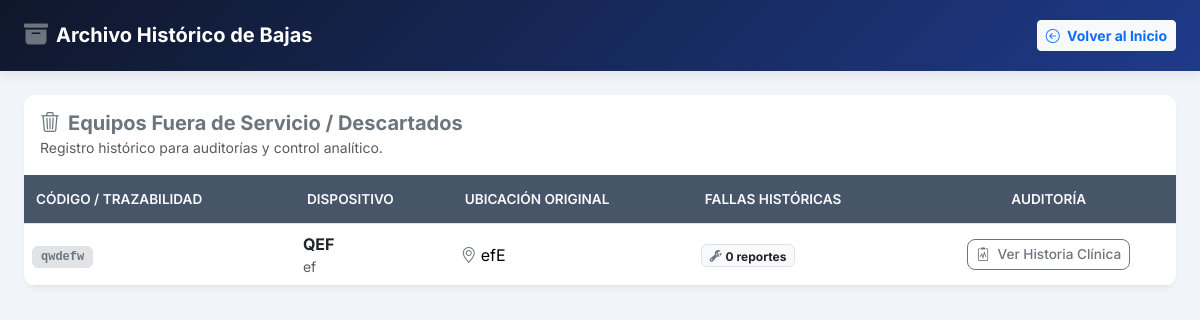
/descartados, run on an earlier commit of the app's database.
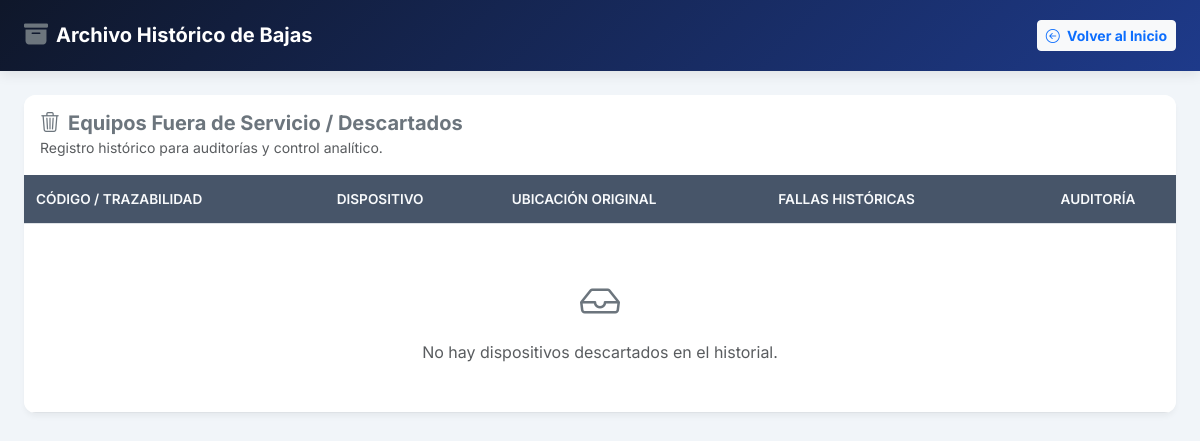
And on a later commit of the database.
### tables this page shows
CREATE TABLE equipos (
        id INTEGER PRIMARY KEY AUTOINCREMENT,
        codigo_trazabilidad TEXT UNIQUE NOT NULL,
        numero_serie TEXT NOT NULL,
        nombre TEXT NOT NULL,
        marca TEXT NOT NULL,
        ubicacion TEXT NOT NULL,
        puntaje_funcion REAL DEFAULT 5.0,
        puntaje_aplicacion REAL DEFAULT 5.0,
        puntaje_mantenimiento REAL DEFAULT 3.0,
        manual_url TEXT,
        estado TEXT DEFAULT 'Activo'
        
    );

### app.py (the view)
@app.route("/descartados")
def equipos_descartados():
    filas_baja = obtener_equipos_descartados()
    return render_template("descartados.html", equipos=filas_baja)

### db.py (called while the page is built)
def obtener_conexion():
    conexion = sqlite3.connect(RUTA_BD)
    conexion.row_factory = sqlite3.Row
    conexion.execute("PRAGMA foreign_keys = ON;")
    return conexion

def obtener_equipos_descartados():
    conexion = obtener_conexion()
    try:
        return conexion.execute("""
        SELECT e.*, COUNT(f.id) AS cantidad_fallas
        FROM equipos e
        LEFT JOIN historial_fallas f ON e.id = f.equipo_id
        WHERE e.estado = 'Descartado'
        GROUP BY e.id
        """).fetchall()
    finally:
        conexion.close()

### templates/descartados.html (shortened to what this page needs)
<!DOCTYPE html>
<html lang="es">
<head>
    <link href="https://cdn.jsdelivr.net/npm/bootstrap@5.3.3/dist/css/bootstrap.min.css" rel="stylesheet">
    <link rel="stylesheet" href="https://cdn.jsdelivr.net/npm/bootstrap-icons@1.11.3/font/bootstrap-icons.min.css">
</head>
<body>
<nav class="navbar navbar-dark navbar-custom py-3 mb-4">
    <div class="container-fluid px-4">
        <span class="navbar-brand mb-0 h1 d-flex align-items-center gap-2">
            <i class="bi bi-archive-fill text-secondary fs-4"></i>
            <span class="fw-bold">Archivo Histórico de Bajas</span>
        </span>
        <div class="d-flex align-items-center gap-3">
            <a href="/" class="btn btn-light btn-sm fw-bold text-primary"><i class="bi bi-arrow-left-circle me-1"></i> Volver al Inicio</a>
        </div>
    </div>
</nav>
<div class="container-fluid px-4 pb-5">
    <div class="card overflow-hidden">
        <div class="card-header bg-white py-3 border-0 d-flex justify-content-between align-items-center">
            <div>
                <h5 class="fw-bold mb-0 text-secondary"><i class="bi bi-trash3 text-secondary me-2"></i>Equipos Fuera de Servicio / Descartados</h5>
                <small class="text-muted">Registro histórico para auditorías y control analítico.</small>
            </div>
        </div>
        <div class="table-responsive">
            <table class="table table-hover align-middle mb-0">
                <thead>
                    <tr>
                        <th>Código / Trazabilidad</th>
                        <th>Dispositivo</th>
                        <th>Ubicación Original</th>
                        <th>Fallas Históricas</th>
                        <th class="text-center">Auditoría</th>
                    </tr>
                </thead>
                <tbody>
                    {% for eq in equipos %}
                    <tr>
                        <td>
                            <span class="badge bg-secondary-subtle text-secondary font-monospace border px-2 py-1">
                                {{ eq.codigo_trazabilidad }}
                            </span>
                        </td>
                        <td>
                            <div class="fw-bold text-dark">{{ eq.nombre }}</div>
                            <div class="text-muted small">{{ eq.marca }}</div>
                        </td>
                        <td><i class="bi bi-geo-alt text-secondary me-1"></i>{{ eq.ubicacion }}</td>
                        <td>
                            <span class="badge bg-light text-dark border">
                                <i class="bi bi-wrench-adjustable me-1 text-secondary"></i>{{ eq.cantidad_fallas }} reportes
                            </span>
                        </td>
                        <td class="text-center">
                            <a href="/equipo/{{ eq.id }}" class="btn btn-outline-secondary btn-sm btn-action">
                                <i class="bi bi-clipboard2-pulse me-1"></i> Ver Historia Clínica
                            </a>
                        </td>
                    </tr>
                    {% else %}
                    <tr>
                        <td colspan="5" class="text-center py-5 text-muted">
                            <i class="bi bi-inbox fs-1 d-block mb-2 text-secondary"></i>
                            No hay dispositivos descartados en el historial.
                        </td>
                    </tr>
                    {% endfor %}
                </tbody>
            </table>
        </div>
    </div>
</div>
</body>
</html>

What changed in the data, as far as the page shows it:
removed equipos: codigo_trazabilidad "qwdefw", nombre "QEF", marca "ef", ubicacion "efE", cantidad_fallas "0"
Also different on the page:
text now shown: "No hay dispositivos descartados en el historial."
